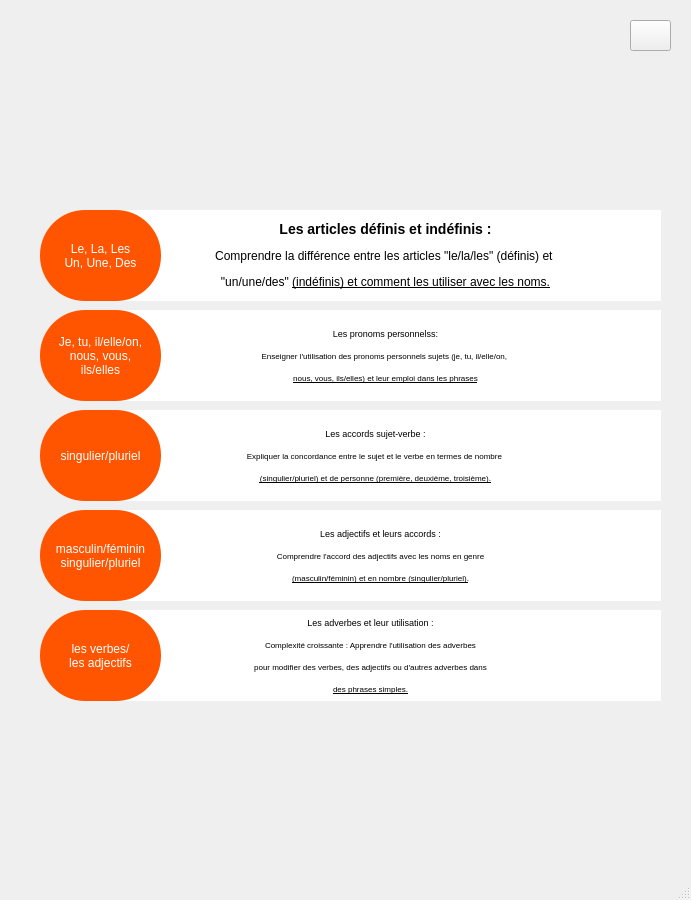
<?xml version="1.0" encoding="UTF-8"?>
<ui version="4.0">
 <class>Grammaire</class>
 <widget class="QMainWindow" name="Grammaire">
  <property name="geometry">
   <rect>
    <x>0</x>
    <y>0</y>
    <width>691</width>
    <height>900</height>
   </rect>
  </property>
  <property name="windowTitle">
   <string>MainWindow</string>
  </property>
  <property name="styleSheet">
   <string notr="true">background-image: url(:/img/img/bggi.PNG);</string>
  </property>
  <widget class="QWidget" name="centralwidget">
   <widget class="QPushButton" name="cours1">
    <property name="geometry">
     <rect>
      <x>40</x>
      <y>210</y>
      <width>121</width>
      <height>91</height>
     </rect>
    </property>
    <property name="styleSheet">
     <string notr="true">background-color: rgb(255, 85, 0);
gridline-color: rgb(255, 255, 255);
border-bottom-color: rgb(255, 255, 255);
border-right-color: rgb(255, 255, 255);
border-top-color: rgb(255, 255, 255);
border-color: rgb(255, 255, 255);
selection-background-color: rgb(44, 23, 25);
color: rgb(255, 255, 255);
font: 700 6pt &quot;Arial&quot;;
border-radius: 45px;</string>
    </property>
    <property name="text">
     <string>Le, La, Les
Un, Une, Des</string>
    </property>
    <property name="icon">
     <iconset theme="x-office-document"/>
    </property>
   </widget>
   <widget class="QLabel" name="logoo">
    <property name="geometry">
     <rect>
      <x>20</x>
      <y>20</y>
      <width>111</width>
      <height>91</height>
     </rect>
    </property>
    <property name="styleSheet">
     <string notr="true">image: url(:/img/img/logo.png);</string>
    </property>
    <property name="text">
     <string/>
    </property>
   </widget>
   <widget class="QPushButton" name="pushButton_4">
    <property name="geometry">
     <rect>
      <x>40</x>
      <y>610</y>
      <width>121</width>
      <height>91</height>
     </rect>
    </property>
    <property name="styleSheet">
     <string notr="true">background-color: rgb(255, 85, 0);
color: rgb(255, 255, 255);
font: 700 6pt &quot;Arial&quot;;
border-radius: 45px;</string>
    </property>
    <property name="text">
     <string>les verbes/
les adjectifs</string>
    </property>
   </widget>
   <widget class="QPushButton" name="pushButton_5">
    <property name="geometry">
     <rect>
      <x>40</x>
      <y>510</y>
      <width>121</width>
      <height>91</height>
     </rect>
    </property>
    <property name="styleSheet">
     <string notr="true">background-color: rgb(255, 85, 0);
color: rgb(255, 255, 255);
font: 700 6pt &quot;Arial&quot;;
border-radius: 45px;</string>
    </property>
    <property name="text">
     <string>masculin/féminin 
singulier/pluriel</string>
    </property>
   </widget>
   <widget class="QPushButton" name="pushButton_6">
    <property name="geometry">
     <rect>
      <x>40</x>
      <y>410</y>
      <width>121</width>
      <height>91</height>
     </rect>
    </property>
    <property name="styleSheet">
     <string notr="true">background-color: rgb(255, 85, 0);
color: rgb(255, 255, 255);
font: 700 6pt &quot;Arial&quot;;
border-radius: 45px;</string>
    </property>
    <property name="text">
     <string>singulier/pluriel</string>
    </property>
   </widget>
   <widget class="QPushButton" name="pushButton_7">
    <property name="geometry">
     <rect>
      <x>40</x>
      <y>310</y>
      <width>121</width>
      <height>91</height>
     </rect>
    </property>
    <property name="styleSheet">
     <string notr="true">background-color: rgb(255, 85, 0);
color: rgb(255, 255, 255);
font: 700 6pt &quot;Arial&quot;;
border-radius: 45px;</string>
    </property>
    <property name="text">
     <string>Je, tu, il/elle/on, 
nous, vous, 
ils/elles</string>
    </property>
   </widget>
   <widget class="QLabel" name="label">
    <property name="geometry">
     <rect>
      <x>110</x>
      <y>210</y>
      <width>551</width>
      <height>91</height>
     </rect>
    </property>
    <property name="styleSheet">
     <string notr="true">border-bottom-color: rgb(170, 85, 0);
color: rgb(0, 0, 0);
background-color: rgb(255, 255, 255);
border-right-color: rgb(170, 85, 0);
border-color: rgb(170, 85, 0);
font: 700 6pt &quot;Arial&quot;;</string>
    </property>
    <property name="text">
     <string>&lt;html&gt;&lt;head/&gt;&lt;body&gt;&lt;h3 align=&quot;center&quot; style=&quot; margin-top:14px; margin-bottom:12px; margin-left:0px; margin-right:0px; -qt-block-indent:0; text-indent:0px;&quot;&gt;&lt;span style=&quot; font-size:large; color:#000000;&quot;&gt;Les articles définis et indéfinis :&lt;/span&gt;&lt;/h3&gt;&lt;p align=&quot;center&quot;&gt;&lt;span style=&quot; color:#000000;&quot;&gt;Comprendre la différence entre les articles &amp;quot;le/la/les&amp;quot; (définis) et &lt;/span&gt;&lt;/p&gt;&lt;p align=&quot;center&quot;&gt;&lt;span style=&quot; color:#000000;&quot;&gt;&amp;quot;un/une/des&amp;quot; &lt;/span&gt;&lt;span style=&quot; text-decoration: underline; color:#000000;&quot;&gt;(indéfinis) et comment les utiliser avec les noms.&lt;/span&gt;&lt;/p&gt;&lt;/body&gt;&lt;/html&gt;</string>
    </property>
   </widget>
   <widget class="QLabel" name="label_2">
    <property name="geometry">
     <rect>
      <x>110</x>
      <y>310</y>
      <width>551</width>
      <height>91</height>
     </rect>
    </property>
    <property name="styleSheet">
     <string notr="true">border-bottom-color: rgb(170, 85, 0);
color: rgb(0, 0, 0);
background-color: rgb(255, 255, 255);
font: 700 10pt &quot;Arial&quot;;</string>
    </property>
    <property name="text">
     <string>&lt;html&gt;&lt;head/&gt;&lt;body&gt;&lt;p align=&quot;center&quot;&gt;&lt;span style=&quot; font-size:7pt; color:#000000;&quot;&gt;Les pronoms personnelss:&lt;/span&gt;&lt;/p&gt;&lt;p align=&quot;center&quot;&gt;&lt;span style=&quot; font-size:6pt; color:#000000;&quot;&gt;                   Enseigner l'utilisation des pronoms personnels sujets (je, tu, il/elle/on, &lt;/span&gt;&lt;/p&gt;&lt;p align=&quot;center&quot;&gt;&lt;span style=&quot; font-size:6pt; text-decoration: underline; color:#000000;&quot;&gt;nous, vous, ils/elles) et leur emploi dans les phrases&lt;/span&gt;&lt;/p&gt;&lt;/body&gt;&lt;/html&gt;</string>
    </property>
   </widget>
   <widget class="QLabel" name="label_3">
    <property name="geometry">
     <rect>
      <x>80</x>
      <y>610</y>
      <width>581</width>
      <height>91</height>
     </rect>
    </property>
    <property name="styleSheet">
     <string notr="true">border-bottom-color: rgb(170, 85, 0);
color: rgb(0, 0, 0);
background-color: rgb(255, 255, 255);
font: 700 10pt &quot;Arial&quot;;</string>
    </property>
    <property name="text">
     <string>&lt;html&gt;&lt;head/&gt;&lt;body&gt;&lt;p align=&quot;center&quot;&gt;&lt;span style=&quot; font-size:7pt; color:#000000;&quot;&gt;Les adverbes et leur utilisation :&lt;/span&gt;&lt;/p&gt;&lt;p align=&quot;center&quot;&gt;&lt;span style=&quot; font-size:6pt; color:#000000;&quot;&gt;Complexité croissante : Apprendre l'utilisation des adverbes&lt;/span&gt;&lt;/p&gt;&lt;p align=&quot;center&quot;&gt;&lt;span style=&quot; font-size:6pt; color:#000000;&quot;&gt;pour modifier des verbes, des adjectifs ou d'autres adverbes dans&lt;/span&gt;&lt;/p&gt;&lt;p align=&quot;center&quot;&gt;&lt;span style=&quot; font-size:6pt; text-decoration: underline; color:#000000;&quot;&gt;des phrases simples.&lt;/span&gt;&lt;/p&gt;&lt;/body&gt;&lt;/html&gt;</string>
    </property>
   </widget>
   <widget class="QLabel" name="label_4">
    <property name="geometry">
     <rect>
      <x>100</x>
      <y>510</y>
      <width>561</width>
      <height>91</height>
     </rect>
    </property>
    <property name="styleSheet">
     <string notr="true">border-bottom-color: rgb(170, 85, 0);
color: rgb(0, 0, 0);
background-color: rgb(255, 255, 255);
font: 700 10pt &quot;Arial&quot;;</string>
    </property>
    <property name="text">
     <string>&lt;html&gt;&lt;head/&gt;&lt;body&gt;&lt;p align=&quot;center&quot;&gt;&lt;span style=&quot; font-size:7pt; color:#000000;&quot;&gt;Les adjectifs et leurs accords :&lt;/span&gt;&lt;/p&gt;&lt;p align=&quot;center&quot;&gt;&lt;span style=&quot; font-size:6pt; color:#000000;&quot;&gt;Comprendre l'accord des adjectifs avec les noms en genre&lt;/span&gt;&lt;/p&gt;&lt;p align=&quot;center&quot;&gt;&lt;span style=&quot; font-size:6pt; text-decoration: underline; color:#000000;&quot;&gt;(masculin/féminin) et en nombre (singulier/pluriel).&lt;/span&gt;&lt;/p&gt;&lt;/body&gt;&lt;/html&gt;</string>
    </property>
   </widget>
   <widget class="QLabel" name="label_5">
    <property name="geometry">
     <rect>
      <x>90</x>
      <y>410</y>
      <width>571</width>
      <height>91</height>
     </rect>
    </property>
    <property name="styleSheet">
     <string notr="true">border-bottom-color: rgb(170, 85, 0);
background-color: rgb(255, 255, 255);
font: 700 10pt &quot;Arial&quot;;</string>
    </property>
    <property name="text">
     <string>&lt;html&gt;&lt;head/&gt;&lt;body&gt;&lt;p align=&quot;center&quot;&gt;&lt;span style=&quot; font-size:7pt; color:#000000;&quot;&gt;Les accords sujet-verbe :&lt;/span&gt;&lt;/p&gt;&lt;p align=&quot;center&quot;&gt;&lt;span style=&quot; font-size:6pt; color:#000000;&quot;&gt;                    Expliquer la concordance entre le sujet et le verbe en termes de nombre &lt;/span&gt;&lt;/p&gt;&lt;p align=&quot;center&quot;&gt;&lt;span style=&quot; font-size:6pt; text-decoration: underline; color:#000000;&quot;&gt;(singulier/pluriel) et de personne (première, deuxième, troisième).&lt;/span&gt;&lt;/p&gt;&lt;/body&gt;&lt;/html&gt;</string>
    </property>
   </widget>
   <widget class="QPushButton" name="back">
    <property name="geometry">
     <rect>
      <x>630</x>
      <y>20</y>
      <width>41</width>
      <height>31</height>
     </rect>
    </property>
    <property name="styleSheet">
     <string notr="true">border-image: url(:/img/img/bc-r.png);</string>
    </property>
    <property name="text">
     <string/>
    </property>
   </widget>
   <zorder>label_3</zorder>
   <zorder>label_4</zorder>
   <zorder>label_5</zorder>
   <zorder>label_2</zorder>
   <zorder>logoo</zorder>
   <zorder>pushButton_4</zorder>
   <zorder>pushButton_5</zorder>
   <zorder>pushButton_6</zorder>
   <zorder>pushButton_7</zorder>
   <zorder>label</zorder>
   <zorder>cours1</zorder>
   <zorder>back</zorder>
  </widget>
  <widget class="QMenuBar" name="menubar">
   <property name="geometry">
    <rect>
     <x>0</x>
     <y>0</y>
     <width>691</width>
     <height>17</height>
    </rect>
   </property>
  </widget>
  <widget class="QStatusBar" name="statusbar"/>
 </widget>
 <resources/>
 <connections/>
</ui>
